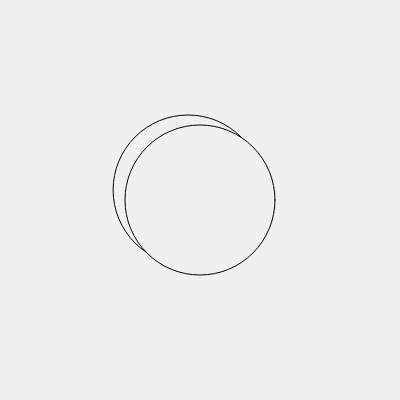
Frame 1 (no input)
Frame 60 (no input): identical to frame 1, image omitted
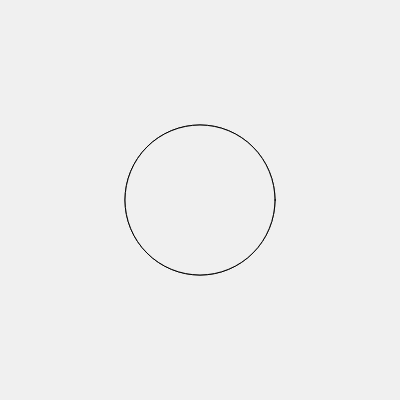
Frame 120 (the mouse pressed at the canvas centre since frame 60)

The p5.js sketch that drew these frames (run headless with seeded random() and noise() and a simulated clock; from frame 60 on, the mouse is pressed at the canvas centre):

// p5.js sketch
// ── sketch.js
function setup(){
createCanvas( 400, 400);

}

function draw(){
background(240);
noFill();
var circleX = constrain(mouseX, 190,210);
var circleY = constrain(mouseY,190,210);

var x = lerp(circleX,mouseX, 0.01);
ellipse(x, circleY, 150);
fill(240);
ellipse(width/2, height/2, 150);

console.log(mouseX, mouseY);
//make this an eye or camera that tracks
//mouse position
}
